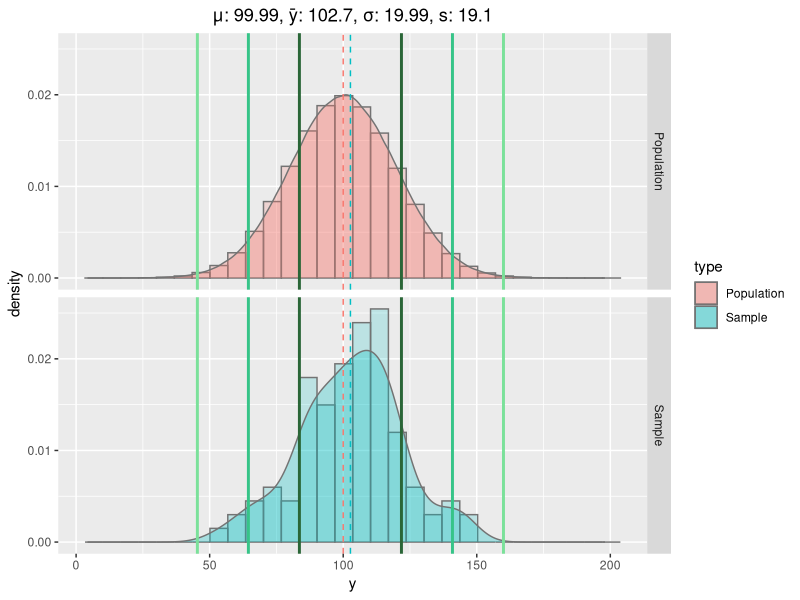

Reproduce this figure in R.
library(ggplot2)

plotEmpiricalRule <- function(mu, sigma, n = 100, N = 1000000) {
    population <- rnorm(n = N, mean = mu, sd = sigma)
    mu <- mean(population)
    sigma <- sd(population)
    ySample <- sample(x = population, replace = F, size = n)
    ybar <- mean(ySample)
    s <- sd(ySample)
    
    y <- rbind(
        data.frame(type = "Population", y = population),
        data.frame(type = "Sample", y = ySample)
    )
    
    g <- ggplot(data = y, aes(x = y, fill = type)) +
        geom_histogram(aes(y=..density..), alpha=0.2, position="identity", color = '#737373') +
        geom_density(alpha = 0.3, color = '#737373') +
        facet_grid(rows = vars(type)) +
        geom_vline(xintercept = mu, color = '#F8766D', linetype = 'dashed', size = 0.5) +
        geom_vline(xintercept = ybar, color = '#00BFC4', linetype = 'dashed', size = 0.5) +
        geom_vline(xintercept = ybar - s, color = '#2A6637', size = 1) +
        geom_vline(xintercept = ybar + s, color = '#2A6637', size = 1) +
        geom_vline(xintercept = ybar - 2*s, color = '#36C488', size = 1) +
        geom_vline(xintercept = ybar + 2*s, color = '#36C488', size = 1) +
        geom_vline(xintercept = ybar - 3*s, color = '#7BE19A', size = 1) +
        geom_vline(xintercept = ybar + 3*s, color = '#7BE19A', size = 1) +
        labs(
            title = sprintf(
                '\U003BC: %s, \U0233: %s, \u03C3: %s, s: %s',
                round(mu, digits = 2),
                round(ybar, digits = 2),
                round(sigma, digits = 2),
                round(s, digits = 2)
            )
        ) +
        theme(plot.title = element_text(hjust = 0.5))
    
    return(g)
}

plotEmpiricalRule(100, 20) # +
    # xlim(25, 175) +
    # ylim(0, 0.1)
